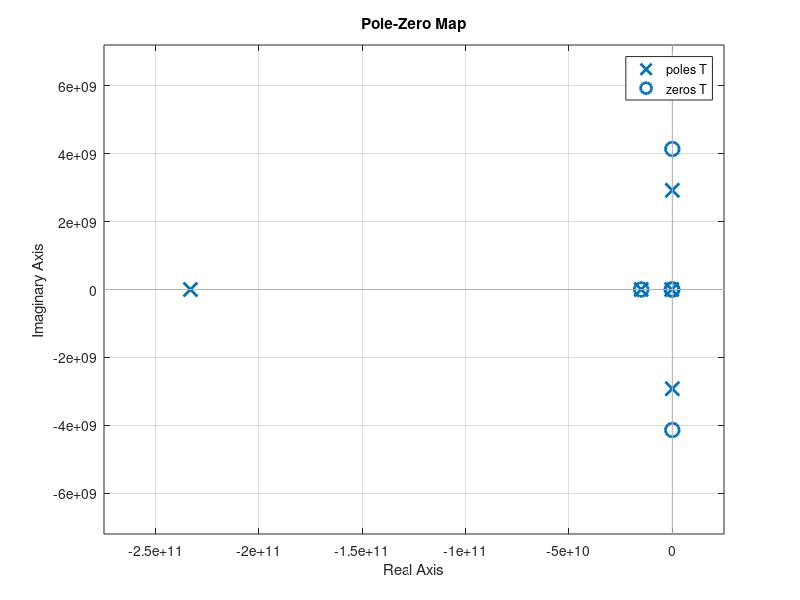

Write the MATLAB code that produced this figure.
%% Reverse Conduction Oscillations
s = tf('s');
% z1 = Rg + s*Lg;
% z2 = s*Ls;
% z3 = s*(Ls+2*Ld) + 1/(s*(Cgd + Cds)) + 2*Rd+2*Rs;
% z4 = (z1*z2+z2*z3+z1*z3)/z2;
% z5 = (z1*z2+z2*z3+z1*z3)/z3;
% z6 = (z1*z2+z2*z3+z1*z3)/z1;
% z7 = z4/(1+s*z4*Cgd);
% z8 = z5/(1+s*z5*Cgs);
% z9 = z6/(1+s*z6*Cds);
% F = -(z7*z9)/(z7+z8+z9);
% A = 15.2733333;
% G = F*A;
% T = A/(1-G);


% hold on
% for Vds = 0:25:500
% %% Crss calculation
%        a1 =   2.519e+14;
%        b1 =      -345.7;
%        c1 =       63.76;
%        a2 =       27.99;
%        b2 =       12.86;
%        c2 =       18.29;
%        a3 =       8.666;
%        b3 =       33.93;
%        c3 =       9.161;
%        a4 =       1.502;
%        b4 =       125.5;
%        c4 =       121.9;
%        a5 =      0.6563;
%        b5 =         500;
%        c5 =       34.57;
%        a6 =        1.98;
%        b6 =       408.2;
%        c6 =       134.7;
% Crss1 = a1.*exp(-((Vds-b1)./c1).^2) + a2.*exp(-((Vds-b2)./c2).^2) + a3*exp(-((Vds-b3)./c3).^2)...
%    + a4.*exp(-((Vds-b4)./c4).^2) +a5.*exp(-((Vds-b5)./c5).^2) +a6.*exp(-((Vds-b6)./c6).^2);
% %% Ciss Calculation
%        a1 =        1167;
%        b1 =      -115.8;
%        c1 =       60.96;
%        a2 =       269.7;
%        b2 =       -5402;
%        c2 =   4.243e+04;
%        a3 =        3.61;
%        b3 =       238.5;
%        c3 =       2.507;
%        a4 =       1.036;
%        b4 =       175.8;
%        c4 =       16.81;
%        a5 =       1.571;
%        b5 =         263;
%        c5 =       3.586;
%        a6 =      -1.174;
%        b6 =       238.2;
%        c6 =       25.85;
% Ciss1 = a1.*exp(-((Vds-b1)./c1).^2) + a2.*exp(-((Vds-b2)./c2).^2) + a3*exp(-((Vds-b3)./c3).^2)...
%    + a4.*exp(-((Vds-b4)./c4).^2) +a5.*exp(-((Vds-b5)./c5).^2) +a6.*exp(-((Vds-b6)./c6).^2);
% 
% 
% %% Coss Calculation
%        a1 =         328;
%        b1 =       -8.43;
%        c1 =       30.26;
%        a2 =       115.8;
%        b2 =        42.2;
%        c2 =       7.341;
%        a3 =       45.83;
%        b3 =       59.01;
%        c3 =       6.099;
%        a4 =       183.1;
%        b4 =        28.6;
%        c4 =       16.39;
%        a5 =       69.29;
%        b5 =       154.4;
%        c5 =        1511;
%        a6 =       125.6;
%        b6 =       22.68;
%        c6 =       119.6;
% Coss1 = a1.*exp(-((Vds-b1)./c1).^2) + a2.*exp(-((Vds-b2)./c2).^2) + a3*exp(-((Vds-b3)./c3).^2)...
%    + a4.*exp(-((Vds-b4)./c4).^2) +a5.*exp(-((Vds-b5)./c5).^2) +a6.*exp(-((Vds-b6)./c6).^2);
% %% Outputs
% Coss1 = Coss1 * 1e-12;
% Crss1 = Crss1 * 1e-12;
% Ciss1 = Ciss1 * 1e-12;
% 
% Cgs1 = Ciss1 - Crss1;
% Cds1 = Coss1 - Crss1;
% Cgd1 = Crss1;

Cgd1 = 2e-12;
Cgs1 = 258e-12;
Cds1 = 63e-12;
Coss1 = Cgd1+Cds1;

Ls1 = 2e-10;
Ld1 = 7e-10;
Lg1 = 7e-10;
Lk =2*Ld1+Ls1;

Ron1 = 12;
Rg1 = 1.5;
Rloop = 0;

a0 = 1;
a1 = Cgs1*(Rg1+Ron1)+Coss1*Rloop;
a2 = Cgs1*Lg1 + Coss1*Lk + Cgs1*Ls1 + Cgs1*Coss1*(Rg1+Ron1)*Rloop;
a3 = Cgs1*Coss1*(Lk*(Rg1+Ron1) + Ls1*(Rg1+Ron1) + Lg1*Rloop + Ls1*Rloop);
a4 = Cgs1*Coss1*(Lk*Lg1+ Lk*Ls1 + Lg1*Ls1);
b0 = Cds1 + Cgd1 + Coss1;
b1 = (Cds1*Cgd1+Cds1*Cgs1+Cgd1*Cgs1)*(Rg1+Ron1) + (Cgd1+Cgs1)*Coss1*(Rg1+Ron1) + (Cds1 + Cgd1)*Coss1*(Rloop);
b2 = (Cds1*Cgd1+Cds1*Cgs1+Cgd1*Cgs1)*(Lg1+Ls1+Coss1*(Rg1+Ron1)*Rloop) + Coss1*(Cds1*(Lk+Ls1)+Cgd1*(Lk+Lg1)+Cgs1*(Ls1+Lg1));
b3 = Coss1*(Cds1*Cgd1+Cds1*Cgs1+Cgd1*Cgs1)*(Lk*(Rg1+Ron1)+Ls1*(Rg1+Ron1)+Lg1*Rloop+Ls1*Rloop);
b4 = Coss1*(Cds1*Cgd1+Cds1*Cgs1+Cgd1*Cgs1)*(Lk*Lg1 + Lk*Ls1 + Lg1*Ls1);
gm= 15.2733333;
c0 = gm*a0;
c1 = gm*a1+b0;
c2 = gm*a2+b1;
c3 = gm*a3+b2;
c4 = gm*a4+b3;
c5 = b4;
T = gm*s*(b4*s^4+b3*s^3+b2*s^2+b1*s+b0)/(c5*s^5+c4*s^4+c3*s^3+c2*s^2+c1*s+c0);
pzmap(T);
p = pole(T);
z = zero(T);
% end
% sizez = size(z);
% sizez = sizez(1);
% k = 1;
% for j = 1:sizez
%     if p(j) ~= 0 && z(j) ~= 0
%        for i=1:sizez
%            if p(j) == z(i)
%                polenew = p;
%                zeronew = z;
%                polenew(j) = [];
%                zeronew(i) = [];
%                
%                
%        
% end